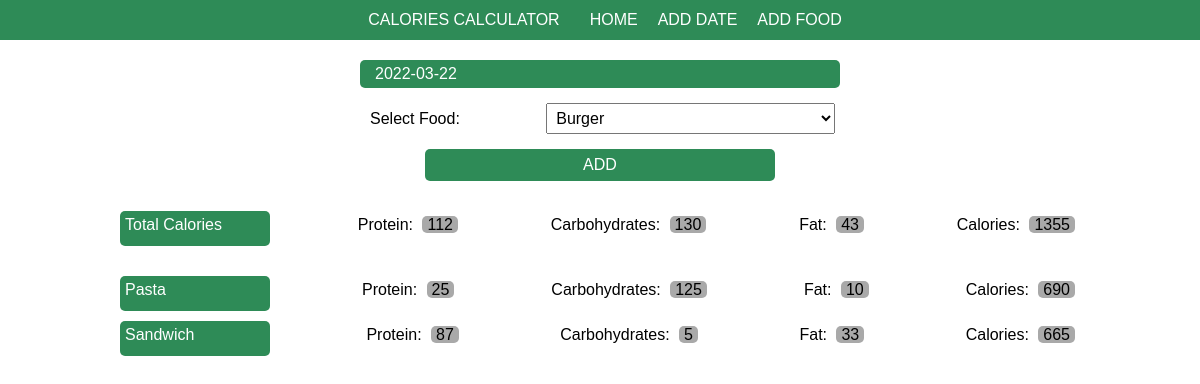
Page /view/2022-03-22 on the committed database.
### tables this page shows
CREATE TABLE "log_date" (
	"id"	INTEGER,
	"entry_date"	NUMERIC NOT NULL,
	PRIMARY KEY("id" AUTOINCREMENT)
);

CREATE TABLE "food_date" (
	"id"	INTEGER,
	"food_id"	INTEGER NOT NULL,
	"log_date_id"	INTEGER NOT NULL,
	PRIMARY KEY("id" AUTOINCREMENT)
);

CREATE TABLE "food" (
	"id"	INTEGER,
	"name"	TEXT NOT NULL,
	"protein"	INTEGER NOT NULL,
	"carbohydrates"	INTEGER NOT NULL,
	"fat"	INTEGER NOT NULL,
	"calories"	INTEGER NOT NULL,
	PRIMARY KEY("id" AUTOINCREMENT)
);

### application/routes/view.py (the view)
@app.route('/view/<date>', methods=['POST', 'GET'])
def view(date):
    db = db_get()
    food_curr = db.execute('SELECT id, name FROM food')
    food_result = food_curr.fetchall()
    curr = db.execute('SELECT id, entry_date from log_date WHERE entry_date = ?', [date])
    result = curr.fetchone()
    totals = {'protein': 0, 'carbohydrates': 0, 'fat': 0, 'calories': 0}
    calories_sum_curr = db.execute('SELECT food_date.*, food.name, food.protein, food.carbohydrates, food.fat, food.calories,\
        log_date.entry_date FROM food_date INNER JOIN food on food_date.food_id = food.id\
        INNER JOIN log_date on food_date.log_date_id = log_date.id WHERE entry_date = ?', [date])
    calories_sum_result = calories_sum_curr.fetchall()
    for foo in calories_sum_result:
        totals['protein']+=foo['protein']
        totals['carbohydrates']+=foo['carbohydrates']
        totals['fat']+=foo['fat']
        totals['calories']+=foo['calories']
    if request.method == 'POST':
        db.execute('INSERT INTO food_date (food_id, log_date_id) values (?, ?)', [request.form['select-food'], result['id']])
        db.commit()
        return redirect(url_for('view', date = date))
    return render_template('view.html', title = 'View date', result = result, food_result = food_result, totals = totals, calories_sum_result = calories_sum_result, checked = True)

### application/__init__.py (called while the page is built)
def db_conn():
    sql = sqlite3.connect(r'C:\Users\Khoshkar\PycharmProjects\Calories\application\database\database.db')
    sql.row_factory = sqlite3.Row
    return sql

def db_get():
    if not hasattr(g, 'sqlite3'):
        g.sqlite_db = db_conn()
    return g.sqlite_db

@app.teardown_appcontext
def db_close(error):
    if hasattr(g, 'sqlite_db'):
        g.sqlite_db.close()

### application/templates/view.html (shortened to what this page needs)
{% extends 'base.html' %}
{% block body %}
    <article class="date">
        <section class="header">
            <h2>{{ result.entry_date }}</h2>
        </section>
        <section class="form">
            <div>
                <form method="post">
                    <label for="select-food">
                        <span>Select Food:</span>
                        <select name="select-food" id="select-food">
                            {% for foo in food_result %}
                                <option value="{{ foo.id }}">{{ foo.name }}</option>
                            {% endfor %}
                        </select>
                    </label>
                    <button type="submit">Add</button>
                </form>
            </div>
            <div class="food-calories">
                <ul>
                    <li class="food-name">Total Calories</li>
                    <li>
                        <span>Protein:</span>
                        <span>{{ totals.protein }}</span>
                    </li>
                    <li>
                        <span>Carbohydrates:</span>
                        <span>{{ totals.carbohydrates }}</span>
                    </li>
                    <li>
                        <span>Fat:</span>
                        <span>{{ totals.fat }}</span>
                    </li>
                    <li>
                        <span>Calories:</span>
                        <span>{{ totals.calories }}</span>
                    </li>
                </ul>
            </div>
            <div class="food-calories">
                {% for foo in calories_sum_result %}
                <ul>
                    <li class="food-name">{{ foo.name }}</li>
                    <li>
                        <span>Protein:</span>
                        <span>{{ foo.protein }}</span>
                    </li>
                    <li>
                        <span>Carbohydrates:</span>
                        <span>{{ foo.carbohydrates }}</span>
                    </li>
                    <li>
                        <span>Fat:</span>
                        <span>{{ foo.fat }}</span>
                    </li>
                    <li>
                        <span>Calories:</span>
                        <span>{{ foo.calories }}</span>
                    </li>
                </ul>
                {% endfor %}
            </div>
        </section>
    </article>
{% endblock %}

### application/static/css/style.css (style rules this page uses)
* { box-sizing: border-box; margin: 0; padding: 0; }
body { font-size: 62.5%; font-family: 'Ubuntu', 'Lucida Grande', 'Lucida Sans Unicode', 'Geneva', 'Verdana', sans-serif; display: flex; flex-direction: column; align-items: center; }
.foods, .date { display: flex; flex-direction: column; align-items: center; margin-top: 20px; width: 80%; }
.foods section.header, .date section.header { background: seagreen; width: 50%; border-radius: 5px; margin-bottom: 10px; }
.foods section.header h2, .date section.header h2 { color: white; padding: 5px 15px; font-weight: normal; font-size: 1rem; text-transform: uppercase; }
.foods section.form, .date section.form { width: 100%; }
.foods section.form div, .date section.form div { display: flex; justify-content: center; }
.foods section.form div form, .date section.form div form { display: flex; flex-direction: column; width: 50%; }
.foods section.form div form label, .date section.form div form label { font-size: 1rem; margin: 5px; display: flex; flex-direction: row; align-items: center; justify-content: space-between; }
.foods section.form div form label span, .date section.form div form label span { font-size: 1rem; padding: 0 5px; flex-basis: 250px; }
.foods section.form div form label input, .foods section.form div form label select, .date section.form div form label input, .date section.form div form label select { font-size: 1rem; padding: 5px; width: 400px; }
.foods section.form div form button, .date section.form div form button { font-size: 1rem; background: seagreen; color: white; border: 0; padding: 7px; width: 350px; align-self: center; border-radius: 5px; margin-top: 10px; text-transform: uppercase; }
.foods section.form .food-calories, .date section.form .food-calories { font-size: 1rem; margin: 20px 0; display: flex; flex-direction: column; }
.foods section.form .food-calories ul, .date section.form .food-calories ul { display: flex; list-style: none; justify-content: space-between; margin-top: 10px; }
.foods section.form .food-calories ul .food-name, .date section.form .food-calories ul .food-name { background: seagreen; border-radius: 5px; color: white; flex-basis: 150px; height: 35px; }
.foods section.form .food-calories ul li, .date section.form .food-calories ul li { padding: 5px; }
.foods section.form .food-calories ul li :nth-child(2), .date section.form .food-calories ul li :nth-child(2) { background: darkgray; border-radius: 5px; }
.foods section.form .food-calories ul li span, .date section.form .food-calories ul li span { padding: 0 5px; }

### rows in the picture
log_date: entry_date "2022-03-22"
food_date: name "Pasta", protein "25", carbohydrates "125", fat "10", calories "690"
food_date: name "Sandwich", protein "87", carbohydrates "5", fat "33", calories "665"

### other values in the picture
{{ totals.protein }} "112"
{{ totals.carbohydrates }} "130"
{{ totals.fat }} "43"
{{ totals.calories }} "1355"
form field select-food "Burger"
